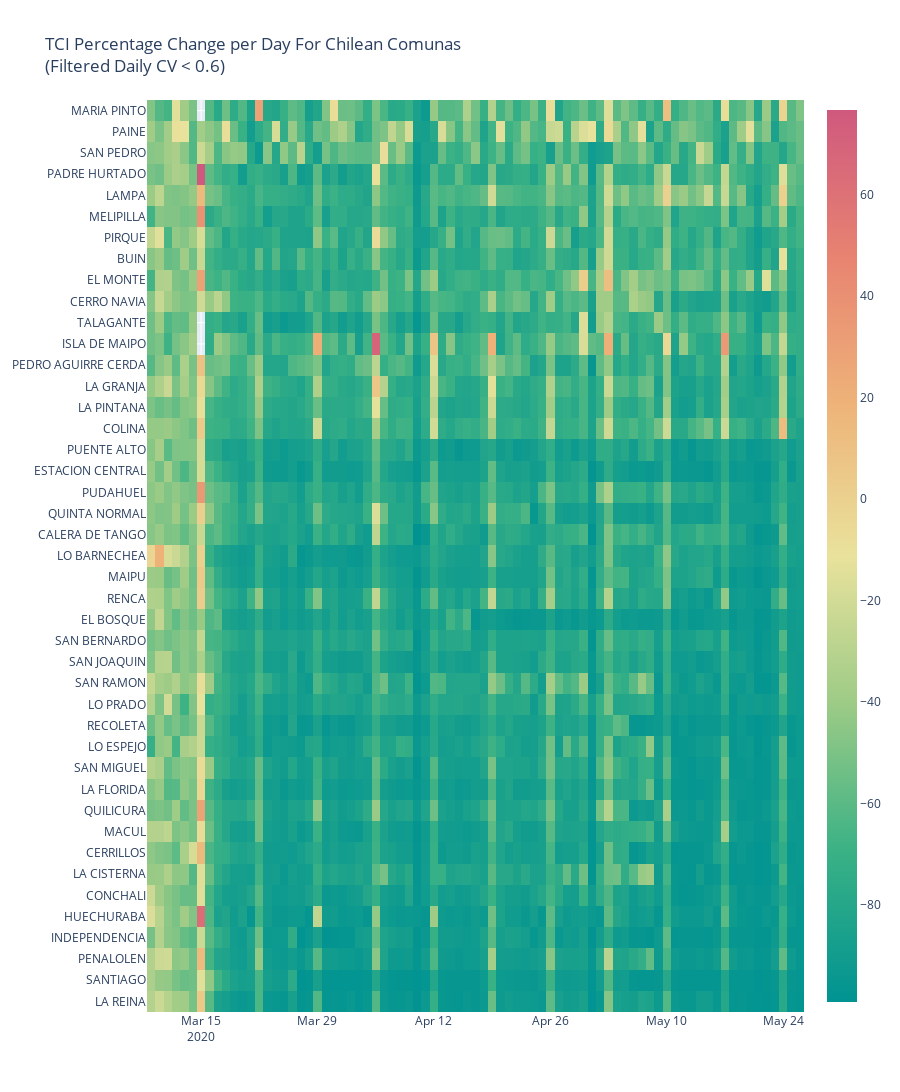

Notebook cell for this chart:
### Markdown cell above
### Heatmap Filtered

### Code cell
comunas = unique.query('daily_coef_var < 0.6').query('osm_index > 0.1').index

to_plot = daily.query('tci_perc_change < 100').pivot_table(columns='date', index='grid_id', values='tci_perc_change').iloc[:, :-1]
to_plot = to_plot[to_plot.index.isin(comunas)]
to_plot = sort_index('last-max', to_plot)

fig = go.Figure(data=go.Heatmap(
    _df_to_plotly(to_plot),
    colorscale='temps'
))

fig.update_layout(
    title= 
        iplottitle('TCI Percentage Change per Day For Chilean Comunas (Filtered Daily CV < 0.6)', 50),
    height=1100
)

fig.write_html(open(OUTPUT_PATH / 'heatmap_daily_filtered.html', 'w'))
fig.show()

### Figure 1 — Plotly figure (JSON) as saved in the notebook; plotly's stock layout.template omitted (floating-point values rounded to 4 significant figures; data arrays with more than 128 entries replaced by an {"elided": "..."} marker saying what was removed)
{"data": [{"colorscale": [[0, "rgb(0, 147, 146)"], [0.1667, "rgb(57, 177, 133)"], [0.3333, "rgb(156, 203, 134)"], [0.5, "rgb(233, 226, 156)"], [0.6667, "rgb(238, 180, 121)"], [0.8333, "rgb(232, 132, 113)"], [1, "rgb(207, 89, 126)"]], "type": "heatmap", "x": ["2020-03-09T00:00:00", "2020-03-10T00:00:00", "2020-03-11T00:00:00", "2020-03-12T00:00:00", "2020-03-13T00:00:00", "2020-03-14T00:00:00", "2020-03-15T00:00:00", "2020-03-16T00:00:00", "2020-03-17T00:00:00", "2020-03-18T00:00:00", "2020-03-19T00:00:00", "2020-03-20T00:00:00", "2020-03-21T00:00:00", "2020-03-22T00:00:00", "2020-03-23T00:00:00", "2020-03-24T00:00:00", "2020-03-25T00:00:00", "2020-03-26T00:00:00", "2020-03-27T00:00:00", "2020-03-28T00:00:00", "2020-03-29T00:00:00", "2020-03-30T00:00:00", "2020-03-31T00:00:00", "2020-04-01T00:00:00", "2020-04-02T00:00:00", "2020-04-03T00:00:00", "2020-04-04T00:00:00", "2020-04-05T00:00:00", "2020-04-06T00:00:00", "2020-04-07T00:00:00", "2020-04-08T00:00:00", "2020-04-09T00:00:00", "2020-04-10T00:00:00", "2020-04-11T00:00:00", "2020-04-12T00:00:00", "2020-04-13T00:00:00", "2020-04-14T00:00:00", "2020-04-15T00:00:00", "2020-04-16T00:00:00", "2020-04-17T00:00:00", "2020-04-18T00:00:00", "2020-04-19T00:00:00", "2020-04-20T00:00:00", "2020-04-21T00:00:00", "2020-04-22T00:00:00", "2020-04-23T00:00:00", "2020-04-24T00:00:00", "2020-04-25T00:00:00", "2020-04-26T00:00:00", "2020-04-27T00:00:00", "2020-04-28T00:00:00", "2020-04-29T00:00:00", "2020-04-30T00:00:00", "2020-05-01T00:00:00", "2020-05-02T00:00:00", "2020-05-03T00:00:00", "2020-05-04T00:00:00", "2020-05-05T00:00:00", "2020-05-06T00:00:00", "2020-05-07T00:00:00", "2020-05-08T00:00:00", "2020-05-09T00:00:00", "2020-05-10T00:00:00", "2020-05-11T00:00:00", "2020-05-12T00:00:00", "2020-05-13T00:00:00", "2020-05-14T00:00:00", "2020-05-15T00:00:00", "2020-05-16T00:00:00", "2020-05-17T00:00:00", "2020-05-18T00:00:00", "2020-05-19T00:00:00", "2020-05-20T00:00:00", "2020-05-21T00:00:00", "2020-05-22T00:00:00", "2020-05-23T00:00:00", "2020-05-24T00:00:00", "2020-05-25T00:00:00", "2020-05-26T00:00:00"], "y": ["LA REINA", "SANTIAGO", "PENALOLEN", "INDEPENDENCIA", "HUECHURABA", "CONCHALI", "LA CISTERNA", "CERRILLOS", "MACUL", "QUILICURA", "LA FLORIDA", "SAN MIGUEL", "LO ESPEJO", "RECOLETA", "LO PRADO", "SAN RAMON", "SAN JOAQUIN", "SAN BERNARDO", "EL BOSQUE", "RENCA", "MAIPU", "LO BARNECHEA", "CALERA DE TANGO", "QUINTA NORMAL", "PUDAHUEL", "ESTACION CENTRAL", "PUENTE ALTO", "COLINA", "LA PINTANA", "LA GRANJA", "PEDRO AGUIRRE CERDA", "ISLA DE MAIPO", "TALAGANTE", "CERRO NAVIA", "EL MONTE", "BUIN", "PIRQUE", "MELIPILLA", "LAMPA", "PADRE HURTADO", "SAN PEDRO", "PAINE", "MARIA PINTO"], "z": {"elided": "43x79 float values"}}], "layout": {"height": 1100, "title": {"text": "TCI Percentage Change per Day For Chilean Comunas<br>(Filtered Daily CV < 0.6)"}}}
